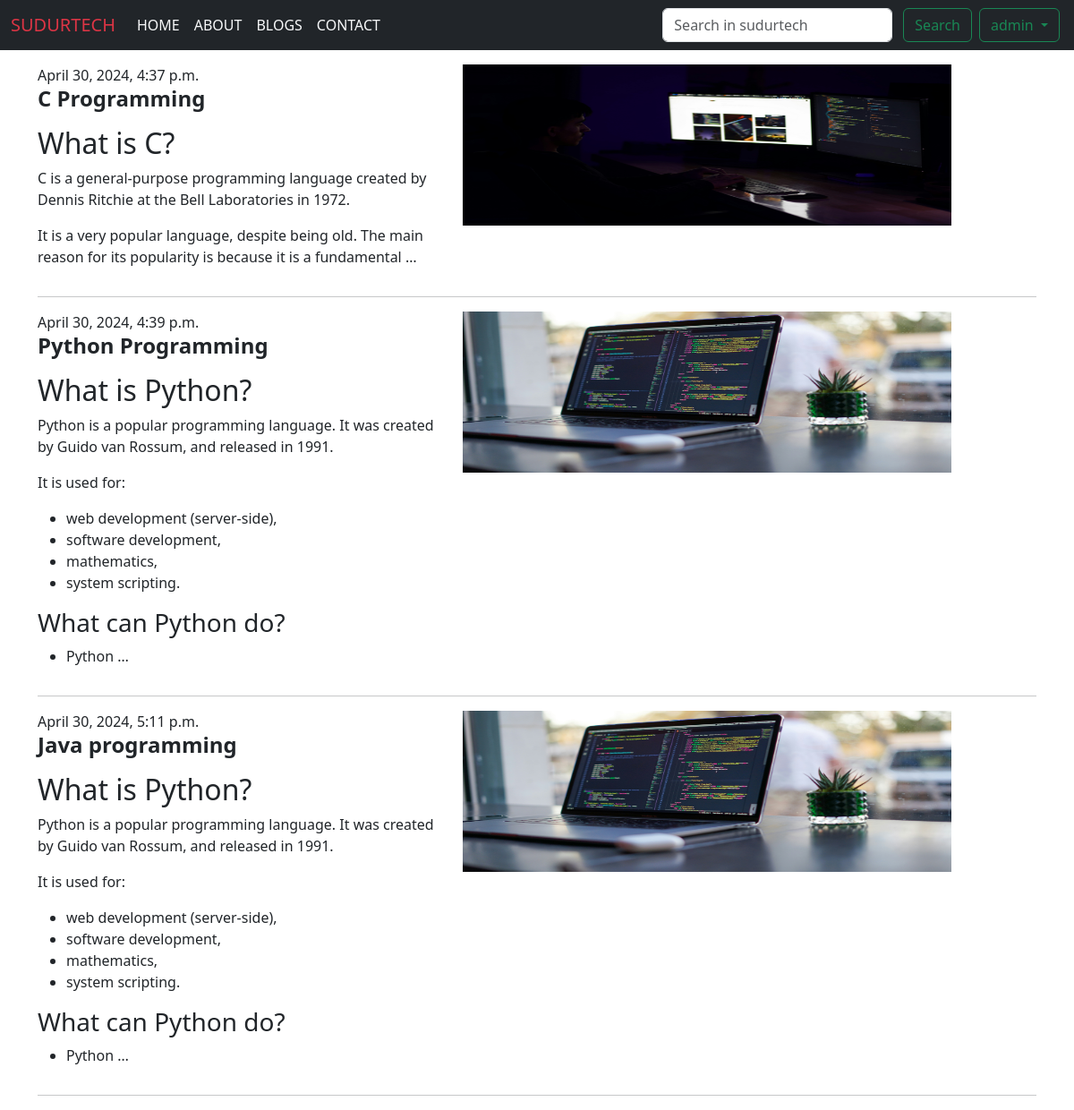
Page /blog/ (signed in) on the committed database.
### blogapp/models.py (models this page shows, shortened)
class Post(models.Model):
    title = HTMLField()
    body = HTMLField()
    created_on = models.DateTimeField(auto_now_add=True)
    url=models.CharField(max_length=30)
    last_modified = models.DateTimeField(auto_now=True)
    categories = models.ForeignKey(Category, on_delete=models.CASCADE)
    views=models.IntegerField(default=0)
    Image=models.ImageField(upload_to='post/')

### blogapp/views.py (the view)
# urls.py: path("blog/",views.blog, name="blog"),
def blog(request):
    Blog=Post.objects.all()[:10]
    context={
        'blog':Blog,
    }
    return render(request,"home/blog.html",context)

### templates/home/blog.html (shortened to what this page needs)
{% extends 'base/base.html' %}
{% load static %}
{% block content %}
<div class="container my-3">
    {% for blog in blog %}
    <div class="row">
        <div class="col-md-5">
            <div class="content">
                <span class="text-sm-start">{{blog.created_on}}</span>
                <h2 class="fs-4"><a href="/show_more/{{blog.url}}">{{blog.title|safe}}</a></h2>
                <p>{{blog.body|safe|truncatewords:40}}</p>
            </div>
        </div>
        <div class="col-md-6">
            <div class="image">
                <img src="/media/{{blog.Image}}" style="height:180px; width:100%;" class="img-fluid" alt="Image">
            </div>
        </div>
    </div>
    <hr>
    {% endfor %}
</div>
{% endblock content %}

### templates/base/base.html (shortened to what this page needs)
<!doctype html>
<html lang="en">
{% load static %}
<head>
  <link href="https://cdn.jsdelivr.net/npm/bootstrap@5.3.3/dist/css/bootstrap.min.css" rel="stylesheet"
>
  <link rel="stylesheet" href="{% static 'css/style.css' %}">
</head>
<body>
  <nav class="navbar navbar-expand-lg bg-dark text-light">
    <div class="container-fluid">
      <a class="navbar-brand text-danger" href="{% url 'home' %}">SUDURTECH</a>
      <div class="collapse navbar-collapse" id="navbarSupportedContent">
        <ul class="navbar-nav me-auto mb-2 mb-lg-0">
          <li class="nav-item">
            <a class="nav-link active text-light" aria-current="page" href="{% url 'home' %}">HOME</a>
          </li>
          <li class="nav-item">
            <a class="nav-link text-light" href="{% url 'about' %}">ABOUT</a>
          </li>
          <li class="nav-item">
            <a class="nav-link text-light" href="{% url 'blog' %}">BLOGS</a>
          </li>
          <li class="nav-item">
            <a class="nav-link text-light" href="{% url 'contact' %}">CONTACT</a>
          </li>
        </ul>
        <form action="{% url 'search' %}" method="get" class="d-flex" role="search">
          <input class="form-control me-2" name="search" id="search" type="search" placeholder="Search in sudurtech"
            aria-label="Search">
          <button class="btn btn-outline-success mx-1" type="submit">Search</button>
        </form>
        <div class="dropdown">
          {% if user.is_authenticated %}
          <button class="btn btn-outline-success dropdown-toggle mx-1" type="button" data-bs-toggle="dropdown"
            aria-expanded="false">
            {{request.user}}
          </button>
          {% endif %}
        </div>
      </div>
    </div>
  </nav>
  {% block content %}{% endblock content %}
</body>
</html>

### static/css/style.css (style rules this page uses)
.content h2 a, .content h2 a:hover, .content h2 a:focus { text-decoration: none; color: inherit; }

### rows in the picture
Post: created_on "April 30, 2024, 4:37 p.m.", title "C Programming", body "What is C? C is a general-purpose programming language created by Dennis Ritchie at the Bell Laboratories in 1972. It is a very popular language, despite being old. The main reason for its popularity is because it is a fundamental …", Image (picture)
Post: created_on "April 30, 2024, 4:39 p.m.", title "Python Programming", body "What is Python? Python is a popular programming language. It was created by Guido van Rossum, and released in 1991. It is used for: web development (server-side), software development, mathematics, system scripting. What can Python do? Python …", Image (picture)
Post: created_on "April 30, 2024, 5:11 p.m.", title "Java programming", body "What is Python? Python is a popular programming language. It was created by Guido van Rossum, and released in 1991. It is used for: web development (server-side), software development, mathematics, system scripting. What can Python do? Python …", Image (picture)

### other values in the picture
{{ request.user }} "admin"
